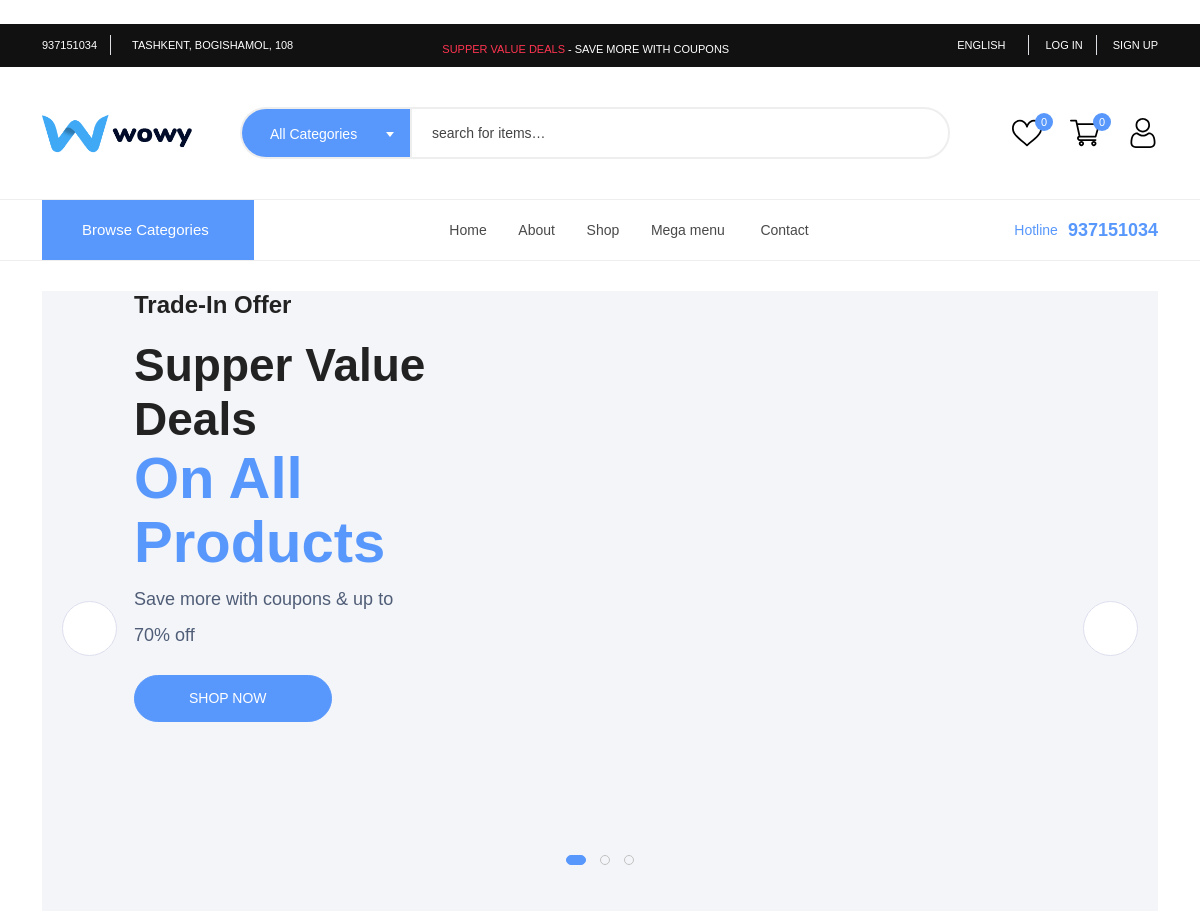
The app's page / (upper part), older data.
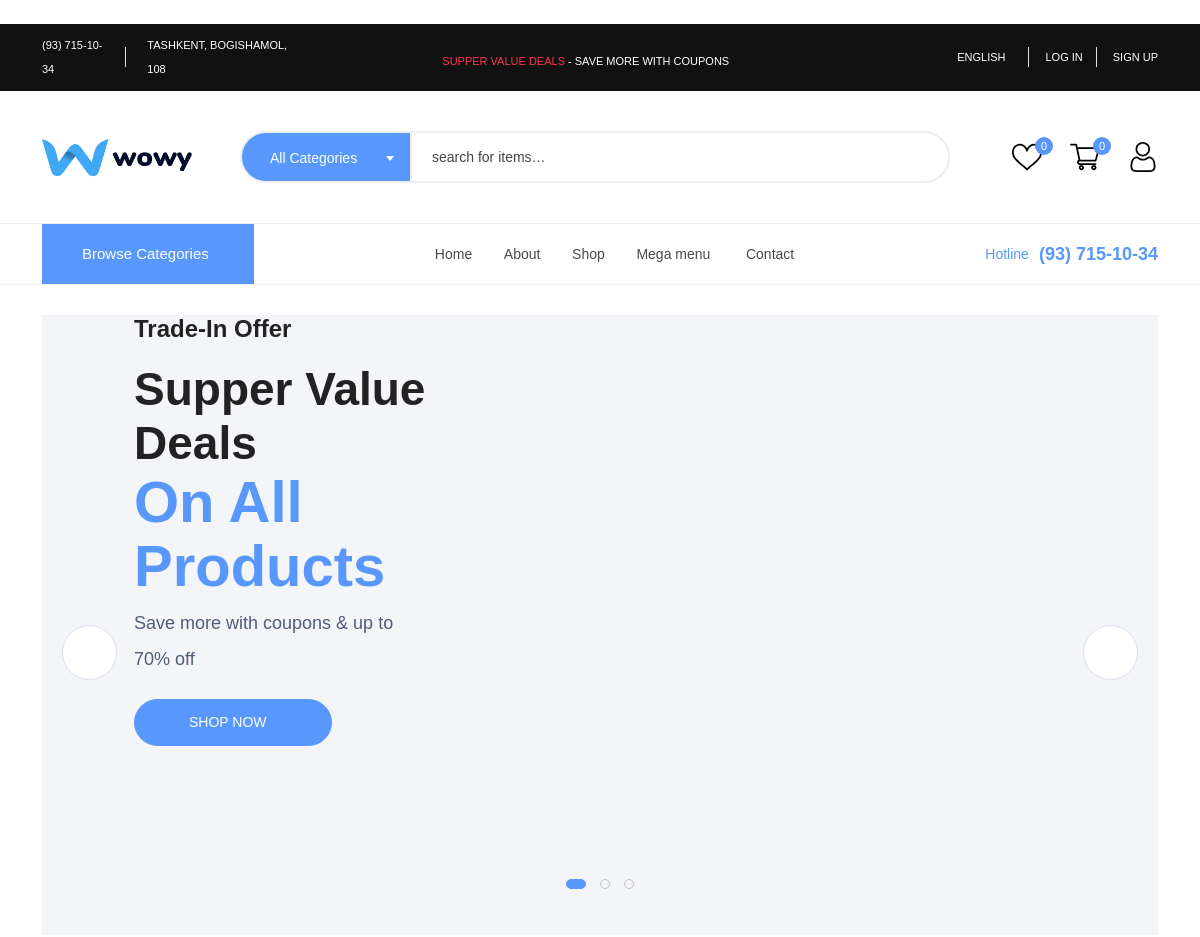
The same page, newer data.
### apps/product/models.py (models this page shows)
class About(BaseModel):
    phone_number = models.CharField(max_length=20)
    location = models.CharField(max_length=500)
    address = models.CharField(max_length=100)
    hours = models.CharField(max_length=50)
    our_team_image = models.ImageField(upload_to='our_team/')
    team_title = models.CharField(max_length=50)
    team_body = models.TextField()
    team_person_name = models.CharField(max_length=50)
    team_person_position = models.CharField(max_length=50)
    team_person_facebook = models.CharField(max_length=100)
    team_person_instagram = models.CharField(max_length=100)
    team_person_linkedin = models.CharField(max_length=100)
    team_person_twitter = models.CharField(max_length=100)
    shop_facebook = models.CharField(max_length=100)
    shop_instagram = models.CharField(max_length=100)
    shop_linkedin = models.CharField(max_length=100)
    shop_twitter = models.CharField(max_length=100)

### apps/product/views.py (the view)
# urls.py: path('', HomePageView.as_view(), name='home'),
class HomePageView(View):
    def get(self, request):
        products = Product.objects.all().filter(is_active=True)
        fuatured_products = products.order_by('?')[:16]
        popular_products = products.order_by('?')[:16]
        new_added_product = products.order_by('-created_at')
        new_arrivals_products = products.order_by('-updated_at')
        brands = Brand.objects.all().filter(is_active=True)
        monthly_best_sell_featured = products.order_by('-percentage')
        monthly_best_sell_popular = products.order_by('-created_at')
        monthly_best_sell_new_add = products.order_by('-created_at')
        foot_deals_outlet = products.order_by('?')[:3]
        foot_top_selling = products.order_by('?')[:3]
        foot_hot_releases = products.order_by('?')[:3]
        context = {
            'products': products,
            'fuatured_products': fuatured_products,
            'popular_products': popular_products,
            'new_added_product': new_added_product,
            'new_arrivals_products' : new_arrivals_products,
            'brands': brands,
            'monthly_best_sell_products': monthly_best_sell_featured,
            'monthly_best_sell_popular': monthly_best_sell_popular,
            'monthly_best_sell_new_add': monthly_best_sell_new_add,
            'foot_deals_outlet': foot_deals_outlet,
            'foot_top_selling': foot_top_selling,
            'foot_hot_releases': foot_hot_releases,
        }
        return render(request, 'products/index.html', context)

### apps/product/context_processor.py (called while the page is built)
def category_context(request):
     categories = Category.objects.all().filter(is_active=True, parent=None)
     mega_menu = categories[:3]
     last_child_ctg = Category.objects.all().filter(is_active=True, children__isnull=True)
     brands = Brand.objects.all().filter(is_active=True)
     about = About.objects.first()
     sevimlilar = 0
     cards = 0
     if request.user.is_authenticated:
          sevimlilar = request.user.sevimlilar.all().count()
          cards = request.user.orders.all().filter(status=False).count()
     context={
          'categories': categories,
          'mega_menu': mega_menu,
          'last_child_ctg': last_child_ctg,
          'sevimlilar': sevimlilar,
          'cards': cards,
          'brands': brands,
          'about': about,
     }
     return context

### apps/product/models.py (called while the page is built)
    @property
    def get_price(self):
        product_size = self.sizes.all().first()
        return product_size.price

    @property
    def get_new_price(self):
        if self.percentage:
            product_price = self.sizes.all().first().price
            discount = (100 - self.percentage) / 100 * product_price
            return round(discount, 2)
        return self.get_price

### templates/products/index.html (shortened to what this page needs)
﻿{% extends "base.html" %}
{% load static %}
{% block content %}
    <main class="main">
        <section class="home-slider position-relative mb-30">
            <div class="container">
                <div class="home-slide-cover bg-grey-9 mt-30">
                    <div class="hero-slider-1 style-4 dot-style-1 dot-style-1-position-1">
                        <div class="single-hero-slider single-animation-wrap">
                            <div class="container">
                                <div class="row align-items-center slider-animated-1">
                                    <div class="col-lg-5 col-md-6">
                                        <div class="hero-slider-content-2">
                                            <h4 class="animated">Trade-In Offer</h4>
                                            <h2 class="animated fw-900">Supper Value Deals</h2>
                                            <h1 class="animated fw-900 text-brand">On All Products</h1>
                                            <p class="animated">Save more with coupons & up to 70% off</p>
                                            <a class="animated btn btn-default btn-rounded" href="shop-product-right.html"> SHOP NOW  </a>
                                        </div>
                                    </div>
                                </div>
                            </div>
                        </div>
                    </div>
                </div>
            </div>
        </section>
    </main>
{% endblock content %}

### templates/base.html (shortened to what the changed rows need)
<!DOCTYPE html>
{% load static %}
<html class="no-js" lang="en">
<head>
    <link rel="stylesheet" href="{% static 'css/main.css' %}">
</head>
<body>
    <header class="header-area header-style-4 header-height-2">
        <div class="header-top header-top-ptb-1 d-none d-lg-block">
            <div class="container">
                <div class="row align-items-center">
                    <div class="col-xl-3 col-lg-4">
                        <div class="header-info">
                            <ul>
                                <li><a href="/">{{ about.phone_number }}</a></li>
                                <li><a target="_blank" href="/">{{ about.location }}</a></li>
                            </ul>
                        </div>
                    </div>
                </div>
            </div>
        </div>
        <div class="header-bottom header-bottom-bg-color sticky-bar gray-bg sticky-blue-bg">
            <div class="container">
                <div class="header-wrap header-space-between position-relative">
                    <div class="hotline d-none d-lg-block">
                        <p><span>Hotline</span>{{ about.phone_number }}</p>
                    </div>
                </div>
            </div>
        </div>
    </header>
    {% block content %}
    {% endblock content %}
</body>
</html>

Row changes from the older to the newer data that the page shows:
changed About "TASHKENT, BOGISHAMOL, 108": phone_number "937151034" → "(93) 715-10-34"
